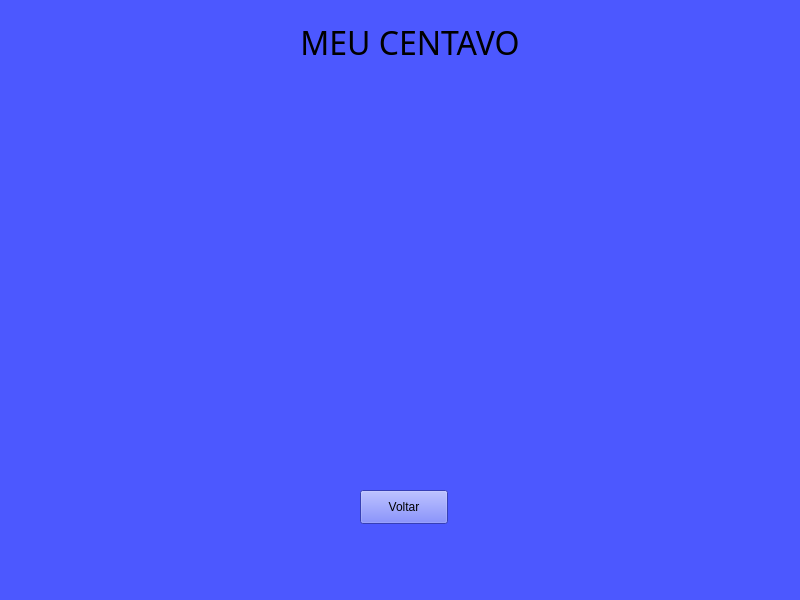
<?xml version="1.0" encoding="UTF-8"?>
<ui version="4.0">
 <class>formExcluirUsuario</class>
 <widget class="QWidget" name="formExcluirUsuario">
  <property name="geometry">
   <rect>
    <x>0</x>
    <y>0</y>
    <width>800</width>
    <height>600</height>
   </rect>
  </property>
  <property name="minimumSize">
   <size>
    <width>800</width>
    <height>600</height>
   </size>
  </property>
  <property name="maximumSize">
   <size>
    <width>800</width>
    <height>600</height>
   </size>
  </property>
  <property name="windowTitle">
   <string>formExcluirUsuario</string>
  </property>
  <property name="styleSheet">
   <string notr="true">background-color: rgb(76, 88, 255)</string>
  </property>
  <widget class="QLabel" name="label">
   <property name="geometry">
    <rect>
     <x>150</x>
     <y>20</y>
     <width>520</width>
     <height>68</height>
    </rect>
   </property>
   <property name="maximumSize">
    <size>
     <width>800</width>
     <height>100</height>
    </size>
   </property>
   <property name="font">
    <font>
     <family>Noto Sans Arabic Cond Light</family>
     <pointsize>24</pointsize>
     <italic>false</italic>
     <fontweight>Light</fontweight>
    </font>
   </property>
   <property name="styleSheet">
    <string notr="true">font: 300 24pt &quot;Noto Sans Arabic Cond Light&quot;;</string>
   </property>
   <property name="text">
    <string>MEU CENTAVO</string>
   </property>
   <property name="alignment">
    <set>Qt::AlignmentFlag::AlignHCenter|Qt::AlignmentFlag::AlignTop</set>
   </property>
  </widget>
  <widget class="QWidget" name="horizontalLayoutWidget">
   <property name="geometry">
    <rect>
     <x>260</x>
     <y>190</y>
     <width>321</width>
     <height>101</height>
    </rect>
   </property>
   <layout class="QHBoxLayout" name="layoutUsuariosExcluir"/>
  </widget>
  <widget class="QPushButton" name="buttonVoltar">
   <property name="geometry">
    <rect>
     <x>360</x>
     <y>490</y>
     <width>88</width>
     <height>34</height>
    </rect>
   </property>
   <property name="text">
    <string>Voltar</string>
   </property>
  </widget>
 </widget>
 <resources/>
 <connections/>
</ui>
